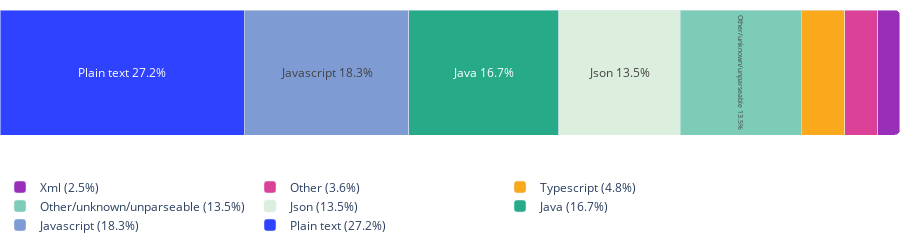

Notebook source saved alongside this figure:
### Code cell
# Output the visualization
fig.show(render="plotly_mimetype")

### Figure 1 — Plotly figure (JSON) as saved in the notebook; plotly's stock layout.template omitted (floating-point values rounded to 4 significant figures)
{"data": [{"hovertemplate": "Plain text: 27.2%<extra></extra>", "insidetextanchor": "middle", "marker": {"color": "#2F42FF", "cornerradius": 5}, "name": "Plain text (27.2%)", "orientation": "h", "text": "Plain text 27.2%", "textposition": "inside", "type": "bar", "x": [27.16], "y": [""]}, {"hovertemplate": "Javascript: 18.3%<extra></extra>", "insidetextanchor": "middle", "marker": {"color": "#7E9BD3", "cornerradius": 5}, "name": "Javascript (18.3%)", "orientation": "h", "text": "Javascript 18.3%", "textposition": "inside", "type": "bar", "x": [18.27], "y": [""]}, {"hovertemplate": "Java: 16.7%<extra></extra>", "insidetextanchor": "middle", "marker": {"color": "#27AA88", "cornerradius": 5}, "name": "Java (16.7%)", "orientation": "h", "text": "Java 16.7%", "textposition": "inside", "type": "bar", "x": [16.67], "y": [""]}, {"hovertemplate": "Json: 13.5%<extra></extra>", "insidetextanchor": "middle", "marker": {"color": "#DCEFDE", "cornerradius": 5}, "name": "Json (13.5%)", "orientation": "h", "text": "Json 13.5%", "textposition": "inside", "type": "bar", "x": [13.47], "y": [""]}, {"hovertemplate": "Other/unknown/unparseable: 13.5%<extra></extra>", "insidetextanchor": "middle", "marker": {"color": "#7DCCB8", "cornerradius": 5}, "name": "Other/unknown/unparseable (13.5%)", "orientation": "h", "text": "Other/unknown/unparseable 13.5%", "textposition": "inside", "type": "bar", "x": [13.47], "y": [""]}, {"hovertemplate": "Typescript: 4.8%<extra></extra>", "insidetextanchor": "middle", "marker": {"color": "#F9A91B", "cornerradius": 5}, "name": "Typescript (4.8%)", "orientation": "h", "text": "", "textposition": "inside", "type": "bar", "x": [4.83], "y": [""]}, {"hovertemplate": "Other: 3.6%<extra></extra>", "insidetextanchor": "middle", "marker": {"color": "#DB4197", "cornerradius": 5}, "name": "Other (3.6%)", "orientation": "h", "text": "", "textposition": "inside", "type": "bar", "x": [3.64], "y": [""]}, {"hovertemplate": "Xml: 2.5%<extra></extra>", "insidetextanchor": "middle", "marker": {"color": "#992FB9", "cornerradius": 5}, "name": "Xml (2.5%)", "orientation": "h", "text": "", "textposition": "inside", "type": "bar", "x": [2.47], "y": [""]}], "layout": {"bargap": 0, "barmode": "stack", "height": 150, "legend": {"font": {"size": 12}, "orientation": "h", "x": 0, "xanchor": "left", "y": -0.3, "yanchor": "top"}, "margin": {"b": 80, "l": 0, "r": 0, "t": 10}, "paper_bgcolor": "rgba(0,0,0,0)", "plot_bgcolor": "rgba(0,0,0,0)", "xaxis": {"range": [0, 100], "visible": false}, "yaxis": {"visible": false}}}
